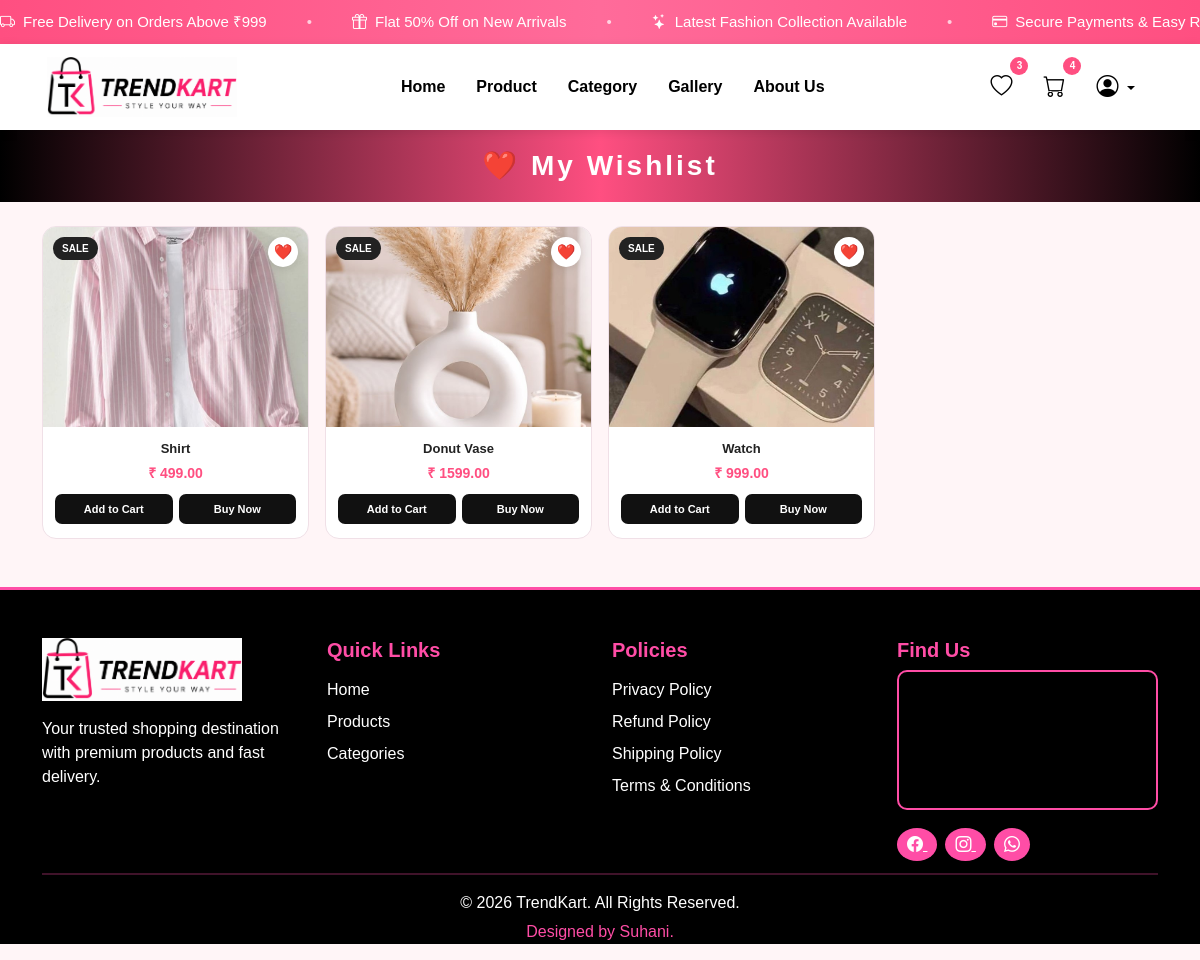
/wishlist/ (signed in), run on the app's committed database.
### Trendkart/models.py (models this page shows, shortened)
class Wishlist(models.Model):
    user = models.ForeignKey(CustomUser, on_delete=models.CASCADE, related_name='wishlist_items')
    product = models.ForeignKey(Product, on_delete=models.CASCADE)
    added_at = models.DateTimeField(auto_now_add=True)

class Product(models.Model):
    category = models.ForeignKey(
        Category,
        on_delete=models.CASCADE,
        related_name='products'
    )
    product_name = models.CharField(max_length=255)
    product_price = models.DecimalField(max_digits=10, decimal_places=2)
    product_description = models.TextField()
    product_image = models.ImageField(upload_to='products/')

### Trendkart/views.py (the view)
# urls.py: path('wishlist/', views.wishlist_view, name='wishlist'),
@login_required(login_url='login')
def wishlist_view(request):
    wishlist_items = Wishlist.objects.filter(user=request.user)
    return render(request, 'wishlist.html', {'wishlist_items': wishlist_items})

### templates/wishlist.html (shortened to what this page needs)
{% extends 'base.html' %}
{% load static %}
{% block content %}
<div class="w-100 mb-4 d-flex align-items-center justify-content-center"
     style="background: linear-gradient(90deg, #000, #FF4F81, #000); height: 72px;">
    <h3 class="mb-0 fw-bold text-white" style="letter-spacing: 3px;">❤️ My Wishlist</h3>
</div>
<div class="container mb-5">
    {% if wishlist_items %}
    <div class="row g-3">
        {% for item in wishlist_items %}
        <div class="col-md-3">
            <div style="background:#fff; border-radius:14px; border:1px solid #f0e0e7;
                        overflow:hidden; position:relative;">
                <a href="{% url 'toggle_wishlist' item.product.id %}"
                   style="position:absolute; top:10px; right:10px; background:#fff;
                          border:none; border-radius:50%; width:30px; height:30px;
                          display:flex; align-items:center; justify-content:center;
                          box-shadow:0 2px 8px rgba(0,0,0,0.1); z-index:2;
                          font-size:15px; text-decoration:none;">
                    ❤️
                </a>
                <span style="position:absolute; top:10px; left:10px; background:#222;
                             color:#fff; font-size:10px; font-weight:700;
                             padding:4px 9px; border-radius:12px; z-index:2;">
                    SALE
                </span>
                <img src="{{ item.product.product_image.url }}"
                     style="width:100%; height:200px; object-fit:cover;">
                <div style="padding:12px 12px 14px; text-align:center;">
                    <p style="font-size:13px; font-weight:700; color:#222; margin-bottom:4px;">
                        {{ item.product.product_name }}
                    </p>
                    <p style="color:#FF4F81; font-weight:700; font-size:14px; margin-bottom:10px;">
                        ₹ {{ item.product.product_price }}
                    </p>
                    <div style="display:flex; gap:6px;">
                        <a href="{% url 'add_to_cart' item.product.id %}"
                           style="flex:1; background:#111; color:#fff;
                                  border-radius:7px; padding:7px 0; font-size:11px;
                                  font-weight:600; text-align:center; text-decoration:none;
                                  display:block;">
                            Add to Cart
                        </a>
                        <a href="{% url 'product_detail' item.product.id %}"
                           style="flex:1; background:#111; color:#fff;
                                  border-radius:7px; padding:7px 0; font-size:11px;
                                  font-weight:600; text-align:center; text-decoration:none;
                                  display:block;">
                            Buy Now
                        </a>
                    </div>
                </div>
            </div>
        </div>
        {% endfor %}
    </div>
    {% endif %}
</div>
{% endblock %}

### templates/base.html (style rules this page uses)
body { background-color: #FFF5F7; font-family: Arial, sans-serif; }

### data on the page
Wishlist: product.product_image (picture), product.product_name "Shirt", product.product_price "499.00"
Wishlist: product.product_image (picture), product.product_name "Donut Vase", product.product_price "1599.00"
Wishlist: product.product_image (picture), product.product_name "Watch", product.product_price "999.00"

### other printed values
{{ wish_count }} "3"
{{ cart_count }} "4"
